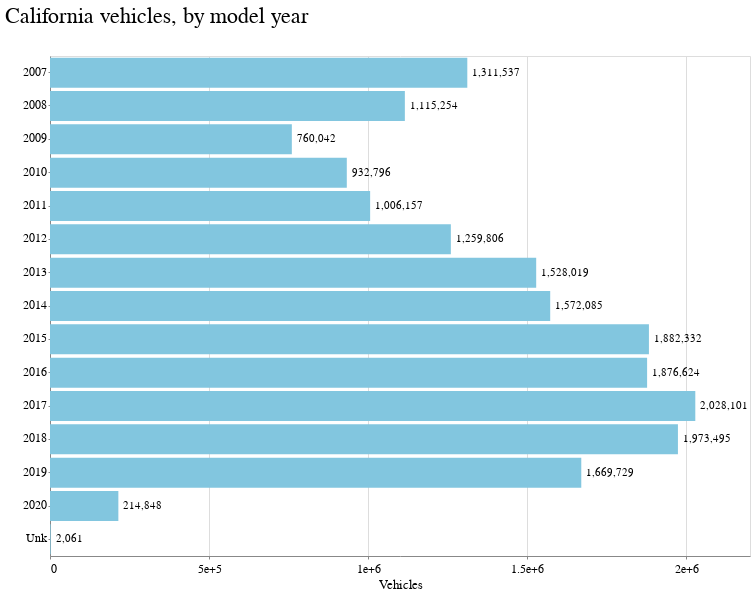

Notebook cell for this chart:
### Code cell
model_year_chart = alt.Chart(model_year).mark_bar().encode(
).mark_bar().encode(
    y=alt.Y('model_year:N', title=" ", axis=alt.Axis(format='', tickCount=5)),
    x=alt.X("vehicles:Q", title="Vehicles", axis=alt.Axis(format='', tickCount=5))
)

model_year_chart_text = model_year_chart.mark_text(
    align='left',
    baseline='middle',
    dx=5
).encode(text=alt.Text('vehicles:Q', format=',')
)

(model_year_chart + model_year_chart_text).properties(height=500, \
                                                      width=700, title='California vehicles, by model year')

### Figure 1 — Vega-Lite specification as saved in the notebook (floating-point values rounded to 4 significant figures)
{"config": {"view": {"width": 800, "height": 450}, "background": "#ffffff", "title": {"anchor": "start", "font": "Benton Gothic Bold, sans", "fontColor": "#000000", "fontSize": 22, "fontWeight": "normal"}, "arc": {"fill": "#82c6df"}, "area": {"fill": "#82c6df"}, "line": {"stroke": "#82c6df", "strokeWidth": 3}, "path": {"stroke": "#82c6df"}, "rect": {"fill": "#82c6df"}, "shape": {"stroke": "#82c6df"}, "bar": {"fill": "#82c6df"}, "point": {"stroke": "#82c6df"}, "symbol": {"fill": "#82c6df", "size": 30}, "axis": {"titleFont": "Benton Gothic Bold, sans", "titleFontSize": 13, "titleFontWeight": "normal", "labelFont": "Benton Gothic, sans", "labelFontSize": 11.5, "labelFontWeight": "normal"}, "axisX": {"labelAngle": 0, "labelPadding": 4, "tickSize": 3}, "axisY": {"labelBaseline": "middle", "maxExtent": 45, "minExtent": 45, "tickSize": 2, "titleAlign": "left", "titleAngle": 0, "titleX": -45, "titleY": -11}, "legend": {"titleFont": "Benton Gothic Bold, sans", "titleFontSize": 13, "titleFontWeight": "normal", "symbolType": "square", "labelFont": "Benton Gothic, sans", "labelFontSize": 11.5}, "range": {"category": ["#3580b1", "#ec8431", "#ab7fb4", "#c89d29", "#adc839", "#829eb1"], "diverging": ["#e68a4f", "#f4bb6a", "#f9e39c", "#dadfe2", "#a6b7c6", "#849eae"], "heatmap": ["#fbf2c7", "#f9e39c", "#f8d36e", "#f4bb6a", "#e68a4f", "#d15a40", "#ab4232"], "ordinal": ["#fbf2c7", "#f9e39c", "#f8d36e", "#f4bb6a", "#e68a4f", "#d15a40", "#ab4232"], "ramp": ["#fbf2c7", "#f9e39c", "#f8d36e", "#f4bb6a", "#e68a4f", "#d15a40", "#ab4232"]}}, "layer": [{"mark": "bar", "encoding": {"x": {"type": "quantitative", "axis": {"format": "", "tickCount": 5}, "field": "vehicles", "title": "Vehicles"}, "y": {"type": "nominal", "axis": {"format": "", "tickCount": 5}, "field": "model_year", "title": " "}}}, {"mark": {"type": "text", "align": "left", "baseline": "middle", "dx": 5}, "encoding": {"text": {"type": "quantitative", "field": "vehicles", "format": ","}, "x": {"type": "quantitative", "axis": {"format": "", "tickCount": 5}, "field": "vehicles", "title": "Vehicles"}, "y": {"type": "nominal", "axis": {"format": "", "tickCount": 5}, "field": "model_year", "title": " "}}}], "data": {"name": "data-9d8b4ff67c78b70a918b7734e65a6ee2"}, "height": 500, "title": "California vehicles, by model year", "width": 700, "$schema": "https://vega.github.io/schema/vega-lite/v4.8.1.json", "datasets": {"data-9d8b4ff67c78b70a918b7734e65a6ee2": [{"model_year": "2007", "vehicles": 1311537}, {"model_year": "2008", "vehicles": 1115254}, {"model_year": "2009", "vehicles": 760042}, {"model_year": "2010", "vehicles": 932796}, {"model_year": "2011", "vehicles": 1006157}, {"model_year": "2012", "vehicles": 1259806}, {"model_year": "2013", "vehicles": 1528019}, {"model_year": "2014", "vehicles": 1572085}, {"model_year": "2015", "vehicles": 1882332}, {"model_year": "2016", "vehicles": 1876624}, {"model_year": "2017", "vehicles": 2028101}, {"model_year": "2018", "vehicles": 1973495}, {"model_year": "2019", "vehicles": 1669729}, {"model_year": "2020", "vehicles": 214848}, {"model_year": "Unk", "vehicles": 2061}]}}
